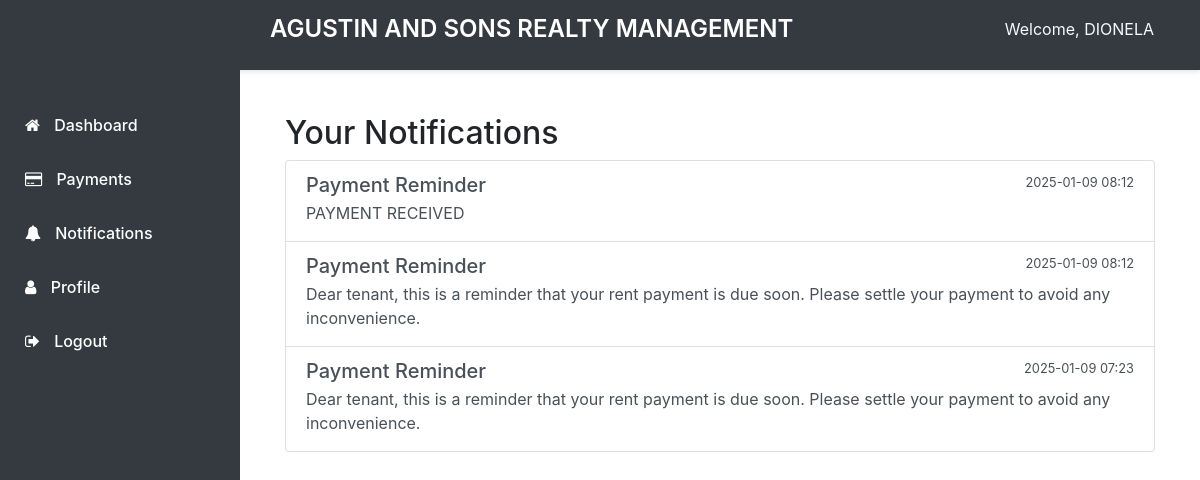
/notifications (signed in), run on the app's committed database.
### website/models.py (models this page shows, shortened)
class User(db.Model, UserMixin):
    id = db.Column(db.Integer, primary_key=True)
    email = db.Column(db.String(150), unique=True)
    password = db.Column(db.String(150))
    first_name = db.Column(db.String(150))
    phone = db.Column(db.String(20))
    profile_pic = db.Column(db.String(200))
    unit_number = db.Column(db.String(20))
    lease_start = db.Column(db.DateTime)
    date_joined = db.Column(db.DateTime, default=datetime.utcnow)
    notes = db.relationship('Note')
    payments = db.relationship('Payment', backref='user', lazy=True)
    role = db.Column(db.String(20), default='tenant')  # 'admin' or 'tenant'
    is_active = db.Column(db.Boolean, default=True)
    notifications = db.relationship('Notification', backref='user', lazy=True)
    def is_admin(self):
        return self.role == 'admin'
    def unread_notifications_count(self):
        return Notification.query.filter_by(user_id=self.id, is_read=False).count()

class Notification(db.Model):
    id = db.Column(db.Integer, primary_key=True)
    user_id = db.Column(db.Integer, db.ForeignKey('user.id'))
    title = db.Column(db.String(100))
    message = db.Column(db.String(500))
    type = db.Column(db.String(50))  # 'payment_reminder', 'general', etc.
    date_created = db.Column(db.DateTime, default=datetime.utcnow)
    is_read = db.Column(db.Boolean, default=False)

### website/views.py (the view)
@views.route('/notifications')
@login_required
def notifications():
    notifications = Notification.query.filter_by(user_id=current_user.id)\
        .order_by(Notification.date_created.desc()).all()
    return render_template('notifications.html', notifications=notifications, user=current_user)

### website/templates/notifications.html (shortened to what this page needs)
{% extends "base.html" %}
{% block content %}
<div class="container mt-4">
    <h2>Your Notifications</h2>
    <div class="list-group">
        {% for notification in notifications %}
        <div class="list-group-item list-group-item-action {% if not notification.is_read %}active{% endif %}">
            <div class="d-flex w-100 justify-content-between">
                <h5 class="mb-1">{{ notification.title }}</h5>
                <small>{{ notification.date_created.strftime('%Y-%m-%d %H:%M') }}</small>
            </div>
            <p class="mb-1">{{ notification.message }}</p>
        </div>
        {% else %}
        <div class="text-center text-muted mt-4">
            <p>No notifications yet</p>
        </div>
        {% endfor %}
    </div>
</div>
{% endblock %}

### website/templates/base.html (shortened to what this page needs)
<!DOCTYPE html>
<html>
  <head>
    <link
      rel="stylesheet"
      href="https://stackpath.bootstrapcdn.com/bootstrap/4.4.1/css/bootstrap.min.css"
    />
    <link
      rel="stylesheet"
      href="https://stackpath.bootstrapcdn.com/font-awesome/4.7.0/css/font-awesome.min.css"
    />
  </head>
  <body>
    <header class="main-header">
        <div class="header-content">
            <h1>AGUSTIN AND SONS REALTY MANAGEMENT</h1>
            <div class="user-nav">
                {% if user.is_authenticated %}
                    <span class="text-light mr-3">Welcome, {{ user.first_name }}</span>
                {% endif %}
            </div>
        </div>
    </header>
    {% if user.is_authenticated %}
    <nav class="sidebar">
        <div class="sidebar-sticky">
            <ul class="nav flex-column">
                {% if user.is_admin() %}
                    <li class="nav-item">
                        <a class="nav-link" href="{{ url_for('views.admin_dashboard') }}">
                            <i class="fa fa-dashboard"></i> Dashboard
                        </a>
                    </li>
                    <li class="nav-item">
                        <a class="nav-link" href="{{ url_for('views.manage_tenants') }}">
                            <i class="fa fa-users"></i> Tenants
                        </a>
                    </li>
                    <li class="nav-item">
                        <a class="nav-link" href="{{ url_for('views.manage_payments') }}">
                            <i class="fa fa-money"></i> Payments
                        </a>
                    </li>
                {% else %}
                    <li class="nav-item">
                        <a class="nav-link" href="{{ url_for('views.home') }}">
                            <i class="fa fa-home"></i> Dashboard
                        </a>
                    </li>
                    <li class="nav-item">
                        <a class="nav-link" href="{{ url_for('views.payments') }}">
                            <i class="fa fa-credit-card"></i> Payments
                        </a>
                    </li>
                    <li class="nav-item">
                        <a class="nav-link" href="{{ url_for('views.notifications') }}">
                            <i class="fa fa-bell"></i> Notifications
                        </a>
                    </li>
                {% endif %}
                <li class="nav-item">
                    <a class="nav-link" href="{{ url_for('views.profile') }}">
                        <i class="fa fa-user"></i> Profile
                    </a>
                </li>
                <li class="nav-item">
                    <a class="nav-link" href="{{ url_for('auth.logout') }}">
                        <i class="fa fa-sign-out"></i> Logout
                    </a>
                </li>
            </ul>
        </div>
    </nav>
    {% endif %}
    <main class="main-content">
        {% block content %}{% endblock %}
    </main>
  </body>
</html>

### website/templates/base.html (style rules this page uses)
.sidebar { position: fixed; top: 0; bottom: 0; left: 0; z-index: 100; padding: 90px 0 0; width: 240px; background: #343a40; }
.sidebar-sticky { position: relative; top: 0; height: calc(100vh - 90px); padding-top: .5rem; overflow-x: hidden; overflow-y: auto; }
.sidebar .nav-link { color: #fff; padding: 15px 25px; font-weight: 500; }
.sidebar .nav-link i { margin-right: 10px; }
.main-content { margin-left: 240px; padding: 90px 30px 30px; }
.main-header { position: fixed; top: 0; right: 0; left: 0; z-index: 99; background: #343a40; padding: 15px 30px; height: 70px; box-shadow: 0 2px 4px rgba(0,0,0,0.1); }
.main-header h1 { color: white; margin: 0; font-size: 24px; font-weight: 600; }
.header-content { display: flex; justify-content: space-between; align-items: center; margin-left: 240px; }
.user-nav { display: flex; align-items: center; }

### data on the page
User: first_name "DIONELA"
Notification: title "Payment Reminder", date_created "2025-01-09 08:12", message "PAYMENT RECEIVED"
Notification: title "Payment Reminder", date_created "2025-01-09 08:12", message "Dear tenant, this is a reminder that your rent payment is due soon. Please settle your payment to avoid any inconvenience."
Notification: title "Payment Reminder", date_created "2025-01-09 07:23", message "Dear tenant, this is a reminder that your rent payment is due soon. Please settle your payment to avoid any inconvenience."
